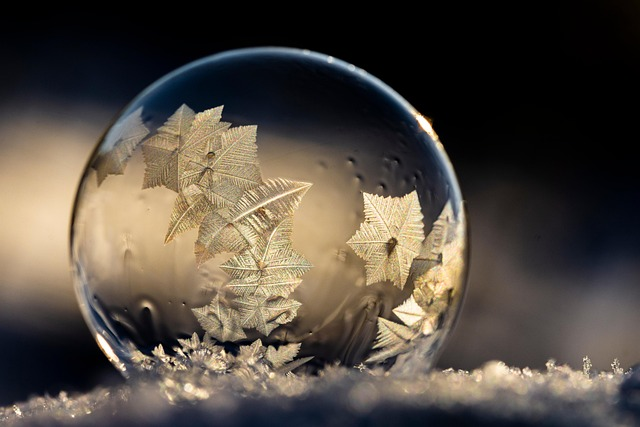
#> input picture image_processing/images/bubble.jpg, 640 x 427 px
$ python -i edge_processing.py   (imports and definitions only)   (older library calls are emulated)
#> lines starting #> are read from the running program, lines starting #| are printed output that depends on the picture
#> further down, picture is the input picture: shape (427, 640, 3); mean B, G, R 65.5, 74.7, 83
import cv2
import numpy as np
import os
from constants import DEBUG_COUNTER, DEBUG_PATH


#-------------------------------------
# Image preprocessing functions
#-------------------------------------
def preprocess_image(image, denoise_strength=10, bilateral_d=9,
                     bilateral_sigma_color=75, bilateral_sigma_space=75,
                     morph_kernel_size=3, use_clahe=True):
    """
    Comprehensive preprocessing to reduce noise and simplify image

    Parameters:
    - denoise_strength: Non-local means denoising strength (higher = more denoising)
    - bilateral_d: Diameter of bilateral filter
    - bilateral_sigma_color: Bilateral filter color similarity
    - bilateral_sigma_space: Bilateral filter spatial similarity
    - morph_kernel_size: Size of morphological operations kernel
    - use_clahe: Whether to apply CLAHE for contrast enhancement
    """
#> called with denoise_strength = 10, bilateral_d = 9, bilateral_sigma_color = 75, bilateral_sigma_space = 75, morph_kernel_size = 3, use_clahe = True
    print("Preprocessing image...")

    # Convert to grayscale if needed
    if len(image.shape) == 3:
        gray = cv2.cvtColor(image, cv2.COLOR_BGR2GRAY)
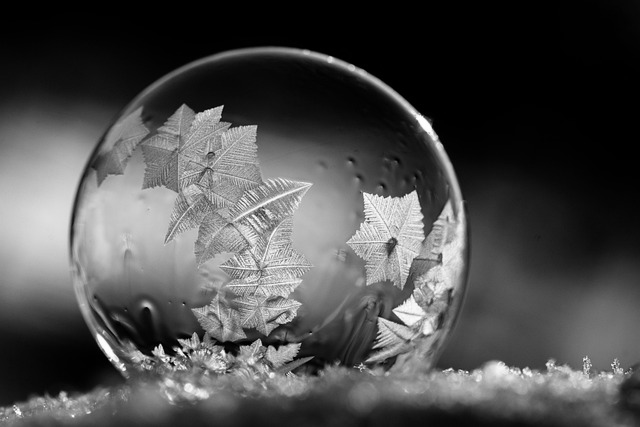
#> gray: shape (427, 640); min 0, max 255, mean 76.1
    else:
        gray = image.copy()

    # Save original
    cv2.imwrite(os.path.join(DEBUG_PATH, f'{DEBUG_COUNTER[0]:02d}_original_gray.png'), gray)
    DEBUG_COUNTER[0] += 1

    # Step 1: Non-local means denoising
    print(f"  1. Applying non-local means denoising (h={denoise_strength})...")
    denoised = cv2.fastNlMeansDenoising(gray, h=denoise_strength)
    cv2.imwrite(os.path.join(DEBUG_PATH, f'{DEBUG_COUNTER[0]:02d}_denoised.png'), denoised)
    DEBUG_COUNTER[0] += 1

    # Step 2: Bilateral filter for edge-preserving smoothing
    print(f"  2. Applying bilateral filter (d={bilateral_d})...")
    bilateral = cv2.bilateralFilter(denoised, bilateral_d, bilateral_sigma_color, bilateral_sigma_space)
    cv2.imwrite(os.path.join(DEBUG_PATH, f'{DEBUG_COUNTER[0]:02d}_bilateral.png'), bilateral)
    DEBUG_COUNTER[0] += 1

    # Step 3: CLAHE for contrast enhancement (optional)
    if use_clahe:
        print("  3. Applying CLAHE for contrast enhancement...")
        clahe = cv2.createCLAHE(clipLimit=2.0, tileGridSize=(8,8))
        enhanced = clahe.apply(bilateral)
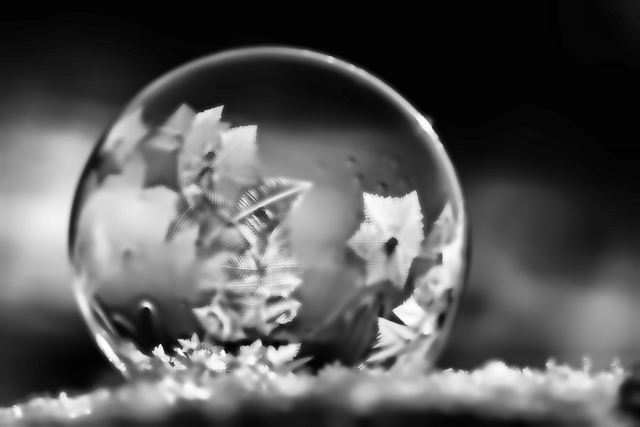
#> enhanced: shape (427, 640); min 2, max 252, mean 87.6
        cv2.imwrite(os.path.join(DEBUG_PATH, f'{DEBUG_COUNTER[0]:02d}_clahe.png'), enhanced)
        DEBUG_COUNTER[0] += 1
    else:
        enhanced = bilateral

    print("Preprocessing complete.")
    return enhanced

# [185 lines left out: functions adaptive_preprocessing, zhang_suen_thinning, multi_scale_scharr_detection, thin_edges_zhang_suen, post_process_edges, extract_edges_contours, not called in this run]

>>> import cv2
>>> picture = cv2.imread('../images/bubble.jpg')
>>> result = preprocess_image(picture)
